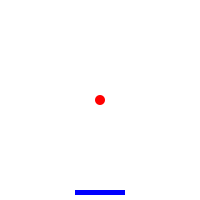
Frame 1 (no input)
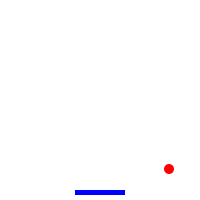
Frame 60 (the mouse pressed at the canvas centre just before this capture)
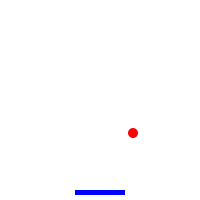
Frame 120 (the mouse held since frame 60 and released just before this capture)

The Processing sketch that drew these frames (run headless with seeded random() and noise(); from frame 60 on, the mouse is pressed at the canvas centre):

// Processing sketch: paddleBall
// ── paddleBall.pde
float ballRadius = 5;
float startX;
float startY;
float ballX;
float ballY;
float paddleWidth = 50;
float paddleHeight = 5;
float paddleX;
float paddleY;
float paddleCentre;
float paddleHit;
float reverse;
int frames = 60;
boolean flagLeft = false;
boolean flagRight = false;

float xSpeed = 3;
int ySpeed = 3;
int paddleSpeed = 5;
float gravity = 0.1;

void setup()
{
  size(200,200);
  frameRate(frames);
  
  //Default start for paddle X and Y
  paddleY = height - 10;
  paddleX = 75;
  
  //Debug X, 40 to 50 isn't working, 55 to 65 is choppy, 70 is a default middle paddle hit
  //paddleX = 50;
  
  //Default start X and Y for ball
  startX = width/2;
  startY = height/2;
  
  //Start X and Y for ball to test bug
  //startX = 127;
  //startY = 165;
  
  
  ballX = startX;
  ballY = startY;
  
  //length of the paddle edges that reverse the direction
  reverse = 10;
}

void draw()
{
  background(255);
  
  //Setting the fill and dimensions for the ball
  fill(255,0,0);
  noStroke();
  ellipse(ballX,ballY,ballRadius*2,ballRadius*2);
  
  //Setting fill and dimensions for the paddle
  fill(0,0,255);
  rect(paddleX, paddleY, paddleWidth, paddleHeight);
  
  //Colour and dimensions for the edges of the paddle that reverse the direction of the ball
  //fill(0,255,0);
  //rect(paddleX, paddleY, reverse, paddleHeight);
  //rect(paddleX+(paddleWidth-reverse), paddleY, reverse, paddleHeight);
  
  //Calling the movement function
  move(flagLeft,flagRight);
  
  //If the ball hits the top edge of the screen, invert ySpeed
  if(ballY < ballRadius)
  {
    ballY = ballRadius;
    ySpeed = -ySpeed;
  }
  
  //If the ball hits the left edge of the screen, invert xSpeed
  if(ballX < ballRadius)
  {
    ballX = ballRadius;
    xSpeed = -xSpeed;
  }
  
  //If the ball hits the right edge of the screen, invert xSpeed
  if(ballX > width-ballRadius)
  {
    ballX = ballX-ballRadius;
    xSpeed = -xSpeed;
  }
  
  //If the ball hits the left edge of the paddle, and the ball is travelling right, invert both the xSpeed and the ySpeed
  if(ballY > (paddleY-ballRadius) && ballY < (paddleY+paddleHeight+ballRadius) && xSpeed > 0)
  {
    if(ballX > paddleX-ballRadius && ballX < paddleX+ballRadius+reverse)
    {
      ballX = ballX - ballRadius;
      ballY = ballY - ballRadius;
      xSpeed = -xSpeed;
      ySpeed = -ySpeed;
    }
  }
  
  //If the ball hits the right edge of the paddle, and the ball is travelling left, invert both the xSpeed and the ySpeed
  if(ballY > (paddleY-ballRadius) && ballY < (paddleY+paddleHeight+ballRadius) && xSpeed < 0)
  {
    if(ballX > paddleX+paddleWidth-reverse-ballRadius && ballX < paddleX+paddleWidth+ballRadius)
    {
      ballX = ballX + ballRadius;
      ballY = ballY - ballRadius;
      xSpeed = -xSpeed;
      ySpeed = -ySpeed;
    }
  }
  
  //If the ball hits the paddle, invert the ySpeed
  if(ballY > (paddleY-ballRadius) && ballY < (paddleY+paddleHeight+ballRadius))
  {
    if(ballX > paddleX-ballRadius && ballX < paddleX+paddleWidth+ballRadius)
    {
      ySpeed = -ySpeed;
    }
  }
  
  //If the ball goes off the bottom of the screen, respawn the ball at it's starting location
  if (ballY > height+ballRadius)
  {
    ballX = startX;
    ballY = startY;
    xSpeed = 3;
    ySpeed = 3;
  }
  
  //Increasing X and Y according to their relative speed
  ballX += xSpeed;
  ballY += ySpeed;
  
  println("Paddle: (" + paddleX +", " + paddleY + ")" + "    Ball: (" + ballX +", " + ballY + ")");
}

void keyPressed()
{
  if(key == CODED)
  {
    //If left arrow is pressed, set flag
    if(keyCode == LEFT)
    {
      flagLeft = true;
    }
    
    //If right arrow is pressed, set flag
    if(keyCode == RIGHT)
    {
      flagRight = true;
    }
  }
}

void keyReleased()
{
  if(key == CODED)
  {
    //If left arrow is released, unset flag
    if(keyCode == LEFT)
    {
      flagLeft = false;
    }
    
    //If right arrow is released, unset flag
    if(keyCode == RIGHT)
    {
      flagRight = false;
    }
  }
}

void move(boolean f1, boolean f2)
{
  //If flagLeft is set, move the paddle left as long as it isn't going off screen
  if (f1)
    {
      if((paddleX-paddleSpeed)>-paddleSpeed)
        paddleX-=paddleSpeed;
    }
  
  //If flagRight is set, move the paddle right as long as it isn't going off screen  
  if (f2)
  {
    if(((paddleX+paddleWidth)+paddleSpeed)<width+paddleSpeed)
      paddleX+=paddleSpeed;
  }
}
    
